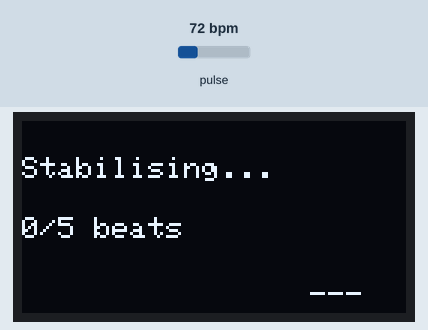
Simulated run of this sketch. Board: ESP32. On the bench: 128×64 one-colour display. The test bench sets the inputs (shaded band); at power-on: pulse 72 bpm. Nothing arrives over Bluetooth unless stated; a phone connects over Bluetooth LE 3 s after start; what the sketch prints to the serial monitor is not drawn.

Above: at 1.7 s.
1.8 s: pulse set to 130 bpm
At 4.6 s:
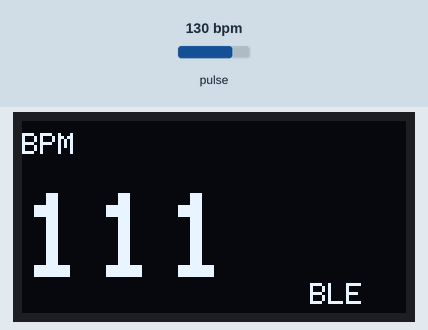
4.8 s: pulse set to 42 bpm
At 6.2 s:
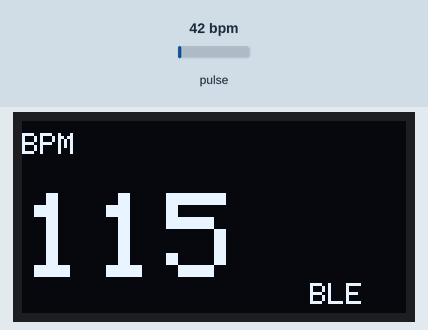
6.5 s: pulse set to 100 bpm
At 15.9 s:
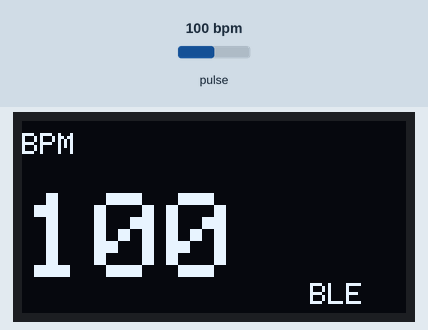
Timing chart, 0 to 17.4 s (numbered marks = the images above; inputs shaded):
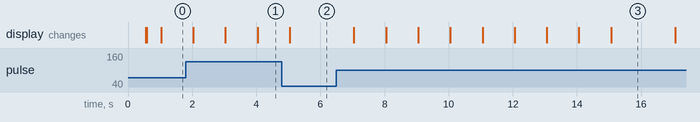

The sketch:

vivasense_hr.ino
```cpp
// VivaSense heart-rate band - MAX30102 + SSD1306 OLED + ESP32 DevKit v1
//
// DISPLAY LIBRARY: Adafruit SSD1306 + Adafruit GFX.
//   U8g2 was dropped because instantiating any U8g2 SSD1306 object hung the
//   Arduino build indefinitely at "ResolveLibrary(SPI.h)" on this toolchain -
//   reproducible with hardware I2C, software I2C, and after reinstalling the
//   library, while U8g2 with no display object compiled fine. Adafruit's
//   driver builds cleanly with the same sketch, so the OLED layer was ported
//   and nothing else was touched.
//
// WHAT THIS FIRMWARE DOES, AND WHY IT IS SHAPED THIS WAY
//
// 1. It speaks BLE using the standard Heart Rate Service (0x180D).
//    Not a custom protocol: the standard characteristic already carries
//    RR-intervals and a sensor-contact bit, and any client - nRF Connect, a
//    phone HR app, the station sidecar - can read it. The band is debuggable
//    without our software.
//
// 2. It transmits INTER-BEAT INTERVALS, not the smoothed BPM.
//    This is the important one. Nervousness is read from heart-rate
//    VARIABILITY - how much successive beats differ - and the display filter
//    chain (median of 9, then exponential smoothing) exists precisely to
//    remove that variation so the number on screen sits still. Sending only
//    the smoothed value would send a number with the signal already filtered
//    out of it.
//
//    So the two paths are separated:
//      display  -> plausibility + median-deviation + median + EMA  (calm)
//      BLE      -> plausibility only                               (faithful)
//    Artifact rejection for the variability maths happens server-side, where
//    it can be tuned without reflashing and where the rejection rate is
//    recorded as a signal-quality figure.
//
// 3. Sensor contact is reported in the standard flags byte, driven by the
//    existing FINGER_THRESHOLD. The server discards windows without contact
//    rather than reading them as a calm heart.
//
// 4. Battery Service (0x180F), so the examiner learns the band is dying
//    before it dies mid-viva.
//
// The OLED keeps showing the smoothed BPM: it is the student's own reading,
// and calm is the right property for a number a person is looking at.
//
// LIBRARIES
//   Adafruit SSD1306
//   Adafruit GFX Library
//   SparkFun MAX3010x Pulse and Proximity Sensor Library
//   NimBLE-Arduino  (1.4.x - far smaller than Bluedroid; DevKit v1 flash is
//                    tight once the sensor, display and a BLE stack are in)

#include <Wire.h>
#include <Adafruit_GFX.h>
#include <Adafruit_SSD1306.h>
#include "MAX30105.h"
#include "heartRate.h"

#include <NimBLEDevice.h>

// --- Display ---------------------------------------------------------------
#define SCREEN_WIDTH  128
#define SCREEN_HEIGHT 64
#define OLED_RESET    -1      // no reset pin wired
#define OLED_ADDR     0x3C

// I2C pins, shared by the OLED (0x3C) and the MAX30102 (0x57).
#define I2C_SDA 21
#define I2C_SCL 22

Adafruit_SSD1306 display(SCREEN_WIDTH, SCREEN_HEIGHT, &Wire, OLED_RESET);
bool displayReady = false;    // a dead screen must not stop the band streaming

// Adafruit GFX places the cursor at the TOP-LEFT of the text cell, whereas
// U8g2's drawStr placed it on the BASELINE. These are the ported positions:
// each y is the old baseline minus the font's height, so the layout lands
// where it did before.
#define ROW_TOP      12       // was baseline 20
#define ROW_BOTTOM   32       // was baseline 40
#define LABEL_TOP     4       // "BPM" label, was baseline 15
#define BIGNUM_TOP   24       // big digits, was baseline 55 with a 28px font
#define STATUS_X     96       // link indicator, bottom-right
#define STATUS_TOP   54       // was baseline 62

// Default GFX font is 6x8 px per character at size 1, scaling linearly:
// size 4 gives 24x32 px digits, the closest match to the 28px font U8g2 used.
#define TEXT_SMALL 1
#define TEXT_BIG   4

// --- Identity --------------------------------------------------------------
// Advertised name the station scans for. The suffix is filled from the MAC at
// boot so several bands can coexist in one room and each stays identifiable
// across sessions.
char deviceName[24] = "VivaSense-HR";

// --- Standard GATT UUIDs ---------------------------------------------------
#define HR_SERVICE_UUID        "180D"
#define HR_MEASUREMENT_UUID    "2A37"
#define HR_BODY_SENSOR_LOC     "2A38"
#define BATTERY_SERVICE_UUID   "180F"
#define BATTERY_LEVEL_UUID     "2A19"

// Wire a divider from the cell to this pin to report real battery level.
// Left undefined the band advertises a static value, which is honest enough
// for a bench build but tells the examiner nothing.
// #define BATTERY_ADC_PIN 34
#define BATTERY_DIVIDER_RATIO 2.0f
#define BATTERY_FULL_V        4.20f
#define BATTERY_EMPTY_V       3.30f

MAX30105 particleSensor;

NimBLECharacteristic* hrmChar = nullptr;
NimBLECharacteristic* battChar = nullptr;
bool bleConnected = false;

// --- Display filter chain --------------------------------------------------
const byte IBI_SIZE = 9;
long  ibiBuffer[IBI_SIZE];
byte  ibiSpot = 0;
byte  ibiCount = 0;
long  lastBeat = 0;

float smoothedBpm = 0;
int   displayBpm = 0;
const float EMA_ALPHA = 0.25;

// --- Transmit queue --------------------------------------------------------
// Intervals accepted on plausibility alone, waiting for the next notification.
// A BLE notification fits in the default 23-byte MTU: 2 header bytes leave
// room for 9 intervals, and at 180 bpm only 3 arrive per second.
const byte RR_QUEUE_SIZE = 8;
uint16_t rrQueue[RR_QUEUE_SIZE];   // in 1/1024 s, the unit the spec requires
byte     rrCount = 0;

// --- Limits ----------------------------------------------------------------
const long  FINGER_THRESHOLD = 50000;
const long  IBI_MIN_MS = 333;     // 180 BPM
const long  IBI_MAX_MS = 1500;    // 40 BPM
const float OUTLIER_TOLERANCE = 0.30;   // display path only
const byte  MIN_BEATS_TO_DISPLAY = 5;

unsigned long lastDisplayUpdate = 0;
unsigned long lastNotify = 0;
unsigned long lastBattery = 0;
unsigned long lastSerialUpdate = 0;
const unsigned long DISPLAY_INTERVAL_MS = 1000;
const unsigned long NOTIFY_INTERVAL_MS  = 1000;
const unsigned long BATTERY_INTERVAL_MS = 60000;
const unsigned long SERIAL_INTERVAL_MS  = 500;

class ServerCallbacks : public NimBLEServerCallbacks {
  void onConnect(NimBLEServer* server) {
    bleConnected = true;
  }
  void onDisconnect(NimBLEServer* server) {
    bleConnected = false;
    // Advertise again immediately: a station that reconnects mid-viva should
    // resume without anyone touching the band.
    NimBLEDevice::startAdvertising();
  }
};

// --- Small display helpers -------------------------------------------------
// One place where the GFX state (size, colour, cursor) is set, so no draw call
// can inherit a size left behind by the previous frame.
void drawText(int16_t x, int16_t y, uint8_t size, const char* text) {
  display.setTextSize(size);
  display.setTextColor(SSD1306_WHITE);
  display.setCursor(x, y);
  display.print(text);
}

void showMessage(const char* line1, const char* line2) {
  if (!displayReady) return;
  display.clearDisplay();
  drawText(0, ROW_TOP, TEXT_SMALL, line1);
  if (line2 != nullptr) drawText(0, ROW_BOTTOM, TEXT_SMALL, line2);
  display.display();
}

void resetFilter() {
  for (byte i = 0; i < IBI_SIZE; i++) ibiBuffer[i] = 0;
  ibiSpot = 0;
  ibiCount = 0;
  smoothedBpm = 0;
  displayBpm = 0;
  lastBeat = 0;
  rrCount = 0;
}

long medianIBI() {
  if (ibiCount == 0) return 0;
  long tmp[IBI_SIZE];
  for (byte i = 0; i < ibiCount; i++) tmp[i] = ibiBuffer[i];
  for (byte i = 1; i < ibiCount; i++) {
    long key = tmp[i];
    int j = i - 1;
    while (j >= 0 && tmp[j] > key) { tmp[j + 1] = tmp[j]; j--; }
    tmp[j + 1] = key;
  }
  return tmp[ibiCount / 2];
}

void queueRR(long ibiMs) {
  if (rrCount >= RR_QUEUE_SIZE) return;   // drop rather than overrun
  rrQueue[rrCount++] = (uint16_t)((ibiMs * 1024L) / 1000L);
}

uint8_t readBatteryPercent() {
#ifdef BATTERY_ADC_PIN
  int raw = analogRead(BATTERY_ADC_PIN);
  float volts = (raw / 4095.0f) * 3.3f * BATTERY_DIVIDER_RATIO;
  float pct = (volts - BATTERY_EMPTY_V) / (BATTERY_FULL_V - BATTERY_EMPTY_V);
  if (pct < 0) pct = 0;
  if (pct > 1) pct = 1;
  return (uint8_t)(pct * 100.0f);
#else
  return 100;   // no divider wired; see BATTERY_ADC_PIN above
#endif
}

// Build and send a Heart Rate Measurement per the Bluetooth SIG layout:
//   flags, heart rate, then the RR-intervals collected since the last notify.
void notifyHeartRate(bool fingerPresent) {
  if (hrmChar == nullptr || !bleConnected) { rrCount = 0; return; }

  uint8_t payload[2 + RR_QUEUE_SIZE * 2];
  uint8_t index = 0;

  // bit0 clear -> 8-bit rate (never exceeds 255 here)
  // bit1 contact detected, bit2 contact supported, bit4 RR present
  uint8_t flags = 0x04;
  if (fingerPresent) flags |= 0x02;
  if (rrCount > 0)   flags |= 0x10;

  payload[index++] = flags;
  payload[index++] = (uint8_t)(displayBpm > 255 ? 255 : displayBpm);

  for (byte i = 0; i < rrCount; i++) {
    payload[index++] = (uint8_t)(rrQueue[i] & 0xFF);
    payload[index++] = (uint8_t)(rrQueue[i] >> 8);
  }

  hrmChar->setValue(payload, index);
  hrmChar->notify();
  rrCount = 0;
}

void setupBle() {
  uint64_t mac = ESP.getEfuseMac();
  snprintf(deviceName, sizeof(deviceName), "VivaSense-HR-%04X",
           (uint16_t)(mac & 0xFFFF));

  NimBLEDevice::init(deviceName);
  NimBLEDevice::setPower(ESP_PWR_LVL_P9);   // exam room, not a wearable on the move

  NimBLEServer* server = NimBLEDevice::createServer();
  server->setCallbacks(new ServerCallbacks());

  NimBLEService* hrService = server->createService(HR_SERVICE_UUID);
  hrmChar = hrService->createCharacteristic(
      HR_MEASUREMENT_UUID, NIMBLE_PROPERTY::NOTIFY);

  // Body Sensor Location: 3 == finger. Advisory, but clients display it.
  NimBLECharacteristic* loc = hrService->createCharacteristic(
      HR_BODY_SENSOR_LOC, NIMBLE_PROPERTY::READ);
  uint8_t finger = 3;
  loc->setValue(&finger, 1);
  hrService->start();

  NimBLEService* battService = server->createService(BATTERY_SERVICE_UUID);
  battChar = battService->createCharacteristic(
      BATTERY_LEVEL_UUID, NIMBLE_PROPERTY::READ | NIMBLE_PROPERTY::NOTIFY);
  uint8_t level = readBatteryPercent();
  battChar->setValue(&level, 1);
  battService->start();

  NimBLEAdvertising* advertising = NimBLEDevice::getAdvertising();
  advertising->addServiceUUID(HR_SERVICE_UUID);
  advertising->setScanResponse(true);
  NimBLEDevice::startAdvertising();

  Serial.print("BLE advertising as ");
  Serial.println(deviceName);
}

void setup() {
  Serial.begin(115200);
  delay(500);

  // Bring the bus up ourselves so both devices share these pins and this
  // clock. display.begin() is told NOT to initialise Wire (last argument
  // false), because its own call takes no pin arguments and would drop the
  // bus back to the default 100 kHz.
  Wire.begin(I2C_SDA, I2C_SCL);
  Wire.setClock(400000);

  displayReady = display.begin(SSD1306_SWITCHCAPVCC, OLED_ADDR, false, false);
  if (!displayReady) {
    // The band's real job is streaming beats; losing the screen is a
    // degradation, not a failure, so this reports and carries on.
    Serial.println("SSD1306 not found at 0x3C - continuing without display.");
  } else {
    display.clearDisplay();
    display.setTextColor(SSD1306_WHITE);
    drawText(0, ROW_TOP, TEXT_SMALL, "Initializing...");
    display.display();
  }

  if (!particleSensor.begin(Wire, I2C_SPEED_FAST)) {
    Serial.println("MAX30102 not found. Check wiring.");
    showMessage("Sensor not found", nullptr);
    while (1) delay(1000);
  }

  byte ledBrightness = 0x3F;
  byte sampleAverage = 4;
  byte ledMode       = 2;      // Red + IR
  int  sampleRate    = 400;    // detection quality depends on this staying high
  int  pulseWidth    = 411;
  int  adcRange      = 4096;

  particleSensor.setup(ledBrightness, sampleAverage, ledMode,
                       sampleRate, pulseWidth, adcRange);

  resetFilter();
  setupBle();

  showMessage("Place finger", "on sensor");
}

void loop() {
  long irValue = particleSensor.getIR();
  bool fingerPresent = (irValue >= FINGER_THRESHOLD);

  if (!fingerPresent) {
    if (ibiCount > 0) resetFilter();
  }
  else if (checkForBeat(irValue)) {
    unsigned long now = millis();

    if (lastBeat > 0) {
      long ibi = now - lastBeat;
      bool plausible = (ibi >= IBI_MIN_MS && ibi <= IBI_MAX_MS);

      if (plausible) {
        // BLE path: send it as measured. The variability between these values
        // IS the signal, so nothing that smooths is applied before transmit.
        queueRR(ibi);

        // Display path: additionally reject values far from the running
        // median, so the number on the OLED stays readable.
        bool steady = true;
        if (ibiCount >= 3) {
          long med = medianIBI();
          float deviation = fabs((float)(ibi - med)) / (float)med;
          if (deviation > OUTLIER_TOLERANCE) steady = false;
        }

        if (steady) {
          ibiBuffer[ibiSpot++] = ibi;
          ibiSpot %= IBI_SIZE;
          if (ibiCount < IBI_SIZE) ibiCount++;

          long med = medianIBI();
          if (med > 0) {
            float bpm = 60000.0 / (float)med;
            if (smoothedBpm == 0) smoothedBpm = bpm;
            else smoothedBpm = EMA_ALPHA * bpm + (1.0 - EMA_ALPHA) * smoothedBpm;
            displayBpm = (int)(smoothedBpm + 0.5);
          }
        }
      }
    }
    lastBeat = now;
  }

  // Bench telemetry over USB serial. This is the fastest way to tell whether
  // the SENSOR is working when the radio is not yet: it needs no BLE, no
  // station and no backend. `rr` is how many intervals are queued for the next
  // notification - if that stays 0 while beats are counting up, the transmit
  // path is the problem rather than the optics.
  if (millis() - lastSerialUpdate >= SERIAL_INTERVAL_MS) {
    lastSerialUpdate = millis();
    Serial.print("IR=");
    Serial.print(irValue);
    Serial.print(", medIBI=");
    Serial.print(medianIBI());
    Serial.print("ms, BPM=");
    Serial.print(displayBpm);
    Serial.print(", beats=");
    Serial.print(ibiCount);
    Serial.print(", rr=");
    Serial.print(rrCount);
    Serial.print(bleConnected ? ", BLE=up" : ", BLE=down");
    if (!fingerPresent) Serial.print("  [no finger]");
    Serial.println();
  }

  if (millis() - lastNotify >= NOTIFY_INTERVAL_MS) {
    lastNotify = millis();
    notifyHeartRate(fingerPresent);
  }

  if (millis() - lastBattery >= BATTERY_INTERVAL_MS) {
    lastBattery = millis();
    if (battChar != nullptr) {
      uint8_t level = readBatteryPercent();
      battChar->setValue(&level, 1);
      if (bleConnected) battChar->notify();
    }
  }

  if (millis() - lastDisplayUpdate >= DISPLAY_INTERVAL_MS) {
    lastDisplayUpdate = millis();

    if (displayReady) {
      display.clearDisplay();

      if (!fingerPresent) {
        drawText(0, ROW_TOP, TEXT_SMALL, "Place finger");
        drawText(0, ROW_BOTTOM, TEXT_SMALL, "on sensor");
      } else if (ibiCount < MIN_BEATS_TO_DISPLAY) {
        drawText(0, ROW_TOP, TEXT_SMALL, "Stabilising...");
        char progress[16];
        snprintf(progress, sizeof(progress), "%d/%d beats",
                 ibiCount, MIN_BEATS_TO_DISPLAY);
        drawText(0, ROW_BOTTOM, TEXT_SMALL, progress);
      } else {
        drawText(0, LABEL_TOP, TEXT_SMALL, "BPM");
        char bpmStr[8];
        snprintf(bpmStr, sizeof(bpmStr), "%d", displayBpm);
        drawText(0, BIGNUM_TOP, TEXT_BIG, bpmStr);
      }

      // Link state, so a failed pairing is visible on the band itself rather
      // than only in a log on the station.
      drawText(STATUS_X, STATUS_TOP, TEXT_SMALL, bleConnected ? "BLE" : "---");

      display.display();
    }
  }
}
```

Measured:
- after the input at 6.5 s, the display: first changes after 0.55 s (image 3 shows a later state)
